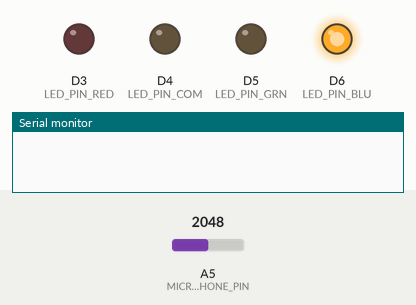
The sketch below on a simulated Particle Photon. Parts: output pins drawn as LEDs (lit = HIGH), the last lines printed to the serial monitor. The test bench sets the inputs (shaded band); at power-on: A5 (MICROPHONE_PIN) = 2048.

Above: at 0.1 s.
At 0.6 s:
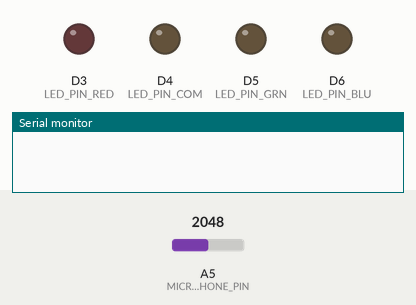
At 2.1 s:
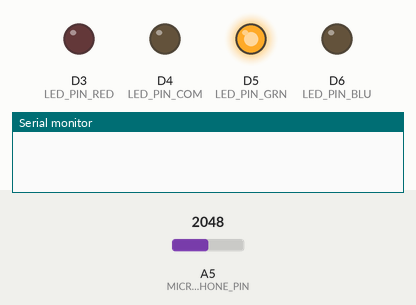
At 12.1 s:
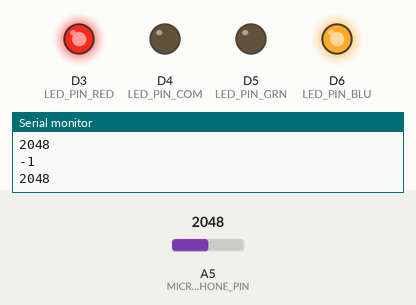
Timing chart, 0 to 13.6 s (numbered marks = the images above):
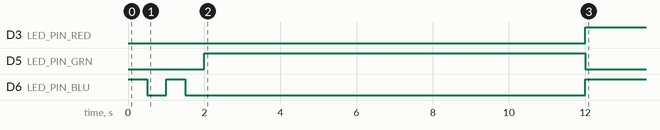

The sketch:

laundrymonitor.ino
```cpp
#define MICROPHONE_PIN  A5
#define LED_PIN_RED     D3
#define LED_PIN_COM     D4
#define LED_PIN_GRN     D5
#define LED_PIN_BLU     D6

const int SILENCE_PERIOD = 30;
const int NOISE_FACTOR   = 10;

int sample;

////////////////////////////////////////////////////////////////////////////////////////////////////

void setup() {
    pinMode(MICROPHONE_PIN, INPUT);
    pinMode(LED_PIN_RED, OUTPUT);
    pinMode(LED_PIN_COM, OUTPUT);
    pinMode(LED_PIN_GRN, OUTPUT);
    pinMode(LED_PIN_BLU, OUTPUT);
    Serial.begin(9600);
}

////////////////////////////////////////////////////////////////////////////////////////////////////

void loop() {

    // Blink blue twice to indicate start
    digitalWrite(LED_PIN_BLU, HIGH);
    delay(500);
    digitalWrite(LED_PIN_BLU, LOW);
    delay(500);
    digitalWrite(LED_PIN_BLU, HIGH);
    delay(500);
    digitalWrite(LED_PIN_BLU, LOW);
    delay(500);

    // Take sound samples every second for 10s, to establish a baseline
    // Glow green while taking samples
    digitalWrite(LED_PIN_GRN, HIGH);
    int sampleBaseline = 0;

    for (int secondCount = 0; secondCount < 10; secondCount++)
    {
        sampleBaseline += analogRead(MICROPHONE_PIN);
        delay(1000);
    }

    sampleBaseline = sampleBaseline / 10;

    Serial.println(sampleBaseline);
    Serial.println(-1);
    digitalWrite(LED_PIN_GRN, LOW);

    // Monitor for when the sound level is less than that baseline for 30s straight
    // Red LED = sound detected; purple = counting silence
    int elapsedSeconds = 0;

    while (elapsedSeconds <= SILENCE_PERIOD)
    {
        sample = analogRead(MICROPHONE_PIN);
        Serial.println(sample);

        if (sample < (sampleBaseline * NOISE_FACTOR) && sample < 1000)
        {
            digitalWrite(LED_PIN_RED, HIGH);
            digitalWrite(LED_PIN_BLU, LOW);
            elapsedSeconds = 0;
        }
        else
        {
            digitalWrite(LED_PIN_RED, HIGH);
            digitalWrite(LED_PIN_BLU, HIGH);
            elapsedSeconds += 1;
        }

        delay(1000);
        Serial.println(elapsedSeconds);
    }

    // Silence has lasted long enough; alert that laundry is done
    Particle.publish("laundryStatus", "done", 60, PRIVATE);
    digitalWrite(LED_PIN_BLU, LOW);

    // Enter a holding pattern until user retrieves device
    while (true)
    {
        digitalWrite(LED_PIN_RED, HIGH);
        delay(500);
        digitalWrite(LED_PIN_RED, LOW);
        delay(500);
    }

}
```

Measured:
- by itself, D3 (LED_PIN_RED): LOW → HIGH at 12.0 s
- by itself, D5 (LED_PIN_GRN): LOW → HIGH at 2.0 s, → LOW 10.0 s later
- by itself, D6 (LED_PIN_BLU): goes HIGH 0.50 s, LOW 0.50 s, HIGH 0.50 s, LOW 10.5 s, then HIGH
